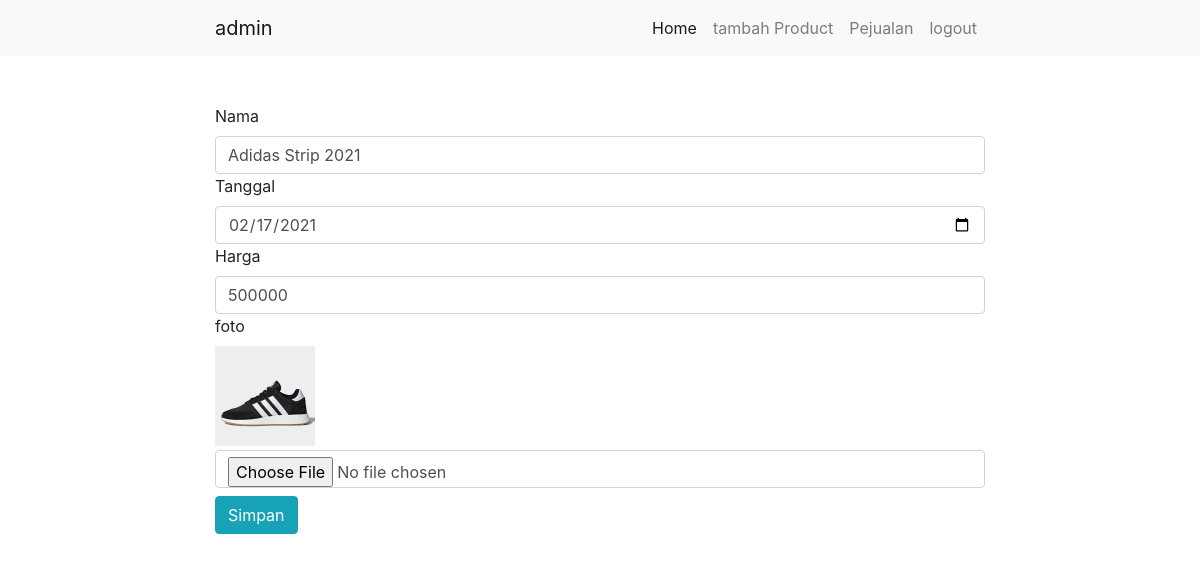
The app's page /admin/index.php?v=edit_produk&id=21 (signed in) with its own data.
### tables this page shows
CREATE TABLE `tb_product` (
  `id_produk` int(11) NOT NULL,
  `nama` varchar(100) NOT NULL,
  `tanggal` date NOT NULL,
  `harga` int(11) NOT NULL,
  `gambar` varchar(255) NOT NULL
);

### admin/edit_produk.php (the view, shortened to what this page needs)
<?php
include "templates/db.php";
$id = $_GET["id"];
$select = mysqli_query($conn, "SELECT * FROM tb_product WHERE id_produk = $id ");
$produk = mysqli_fetch_assoc($select);
 ?>
 <form method="post" enctype="multipart/form-data" >
 	<label>Nama</label>
	<input type="text" name="nama" class="form-control" value="<?=$produk['nama'];?>">
	<label>Tanggal</label>
	<input type="date" name="tanggal" class="form-control" value="<?=$produk['tanggal'];?>">
	<label>Harga</label>
	<input type="number" name="harga" class="form-control" value="<?=$produk['harga'];?>">
	<label>foto</label><br>
	<img src="produk/<?=$produk['gambar'];?>" style="width: 100px;">
	<input type="file" name="gambar" class="form-control mt-1">
	<button class="btn btn-info mt-2" name="edit" type="submit">Simpan</button>
 </form>

### records on screen
tb_product: nama "Adidas Strip 2021", tanggal "02/17/2021", harga "500000", gambar (picture)

### other values on screen
$_SESSION["username"] "admin"
